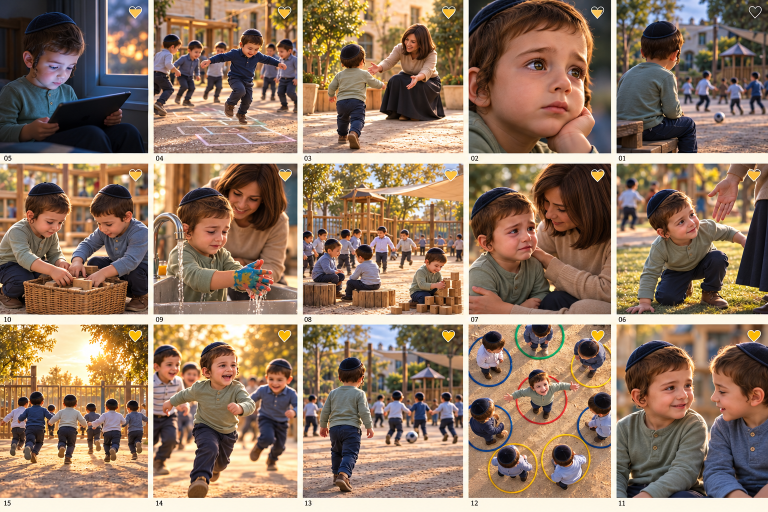
#> input picture shrir/assets/source/storyboard.png, 1536 x 1024 px (shown at 1/2 size)
$ python prepare_assets.py
#> lines starting #> are read from the running program, lines starting #| are printed output that depends on the picture; after the words box and inside, x2 and y2 are one past the last pixel; in counts of white or black regions, pixels touching at a corner belong together
#!/usr/bin/env python3
"""Cuts the storyboard into one clean picture per scene.

assets/source/storyboard.png (5 columns × 3 rows, read right-to-left) ->
  assets/scenes/raw/NN.png    exact cell, no margins, separators or scene numbers
  assets/scenes/clean/NN.png  same, with the heart badge in the top-right removed
                              (the film draws its own progress heart)
Then run tools/upscale.py for assets/scenes/hd/.
"""
import os
import cv2, numpy as np
from PIL import Image
from scipy import ndimage

ROOT = os.path.dirname(os.path.dirname(os.path.abspath(__file__)))
CREAM = np.array([254, 247, 232])     # board background


def runs(mask, th):
    out, s = [], None
    for i, v in enumerate(mask > th):
        if v and s is None: s = i
        if not v and s is not None: out.append((s, i - 1)); s = None
    if s is not None: out.append((s, len(mask) - 1))
    return out


def cells(img):
    im = np.asarray(img).astype(int)
    cream = np.abs(im - CREAM).sum(2) < 22
    gx = runs(cream.mean(0), 0.6)            # vertical gutters
    gy = runs(cream.mean(1), 0.6)            # horizontal gutters (with the number strips)
    xs = [0] + [v for g in gx for v in (g[0], g[1] + 1)] + [im.shape[1]]
    ys = [0] + [v for g in gy for v in (g[0], g[1] + 1)] + [im.shape[0]]
    cols = [(xs[i], xs[i + 1]) for i in range(0, len(xs) - 1, 2) if xs[i + 1] - xs[i] > 100]
    rows = [(ys[i], ys[i + 1]) for i in range(0, len(ys) - 1, 2) if ys[i + 1] - ys[i] > 100]
    assert len(cols) == 5 and len(rows) == 3, (cols, rows)
    loose = np.abs(im - CREAM).sum(2) < 40
    out = []
    for y0, y1 in rows:
        for x0, x1 in reversed(cols):        # scene 01 is the rightmost cell
            sub = ~loose[y0:y1, x0:x1]
            r = np.where(sub.mean(1) > 0.9)[0]
            c = np.where(sub.mean(0) > 0.9)[0]
            # a bright sky can read as board colour: only trust trims of a few pixels
            ty0 = y0 + (r[0] if r[0] < 8 else 0); ty1 = y0 + (r[-1] if y1 - y0 - r[-1] < 8 else y1 - y0 - 1)
            tx0 = x0 + (c[0] if c[0] < 8 else 0); tx1 = x0 + (c[-1] if x1 - x0 - c[-1] < 8 else x1 - x0 - 1)
            out.append((tx0 + 2, ty0 + 2, tx1 - 1, ty1 - 1))   # drop the anti-aliased edge
    return out


def ring_mask(reg):
    sat = reg.max(2) - reg.min(2)
    return ndimage.binary_closing((reg.min(2) > 170) & (sat < 60), iterations=1)


def heart_from_ring(ring):
    full = ndimage.binary_fill_holes(ring)
    lab, n = ndimage.label(full)
    if n == 0: return full
    sizes = ndimage.sum(full, lab, range(1, n + 1))
    return lab == (np.argmax(sizes) + 1)


def main():
    img = Image.open(os.path.join(ROOT, 'assets/source/storyboard.png')).convert('RGB')
#> img is the input picture: PIL image 1536x1024 RGB; mean R, G, B 145.1, 120.1, 100.3
    for d in ('raw', 'clean'):
        os.makedirs(os.path.join(ROOT, 'assets/scenes', d), exist_ok=True)
    boxes = cells(img)
#> in cells, `cream = np.abs(im - CREAM).sum(2) < 22`:
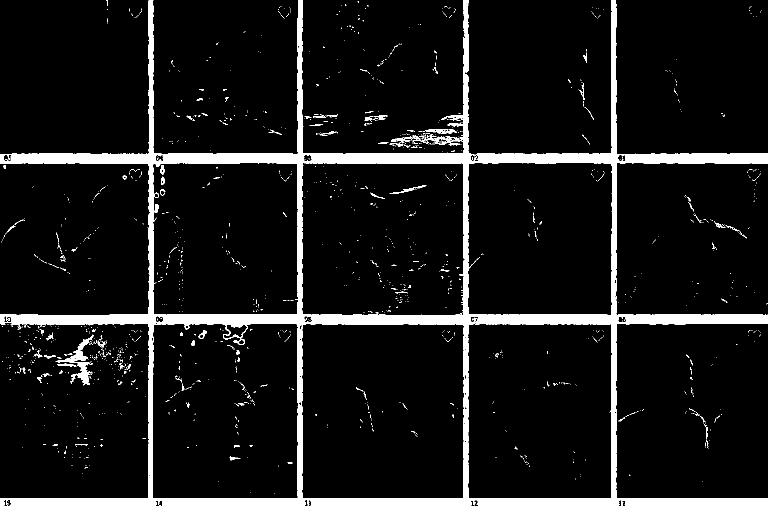
#> cream: shape (1024, 1536) bool (shown at 1/2 size); 9.5% white; 1460 white regions (1370 under 20 px), largest, box (x1, y1, x2, y2) and area: (0, 0, 1536, 1024) 138337, (111, 669, 187, 770) 1692, (851, 258, 914, 268) 334
#> after the loop in runs, `for i, v in enumerate(mask > th):`: out = [(297, 306), (595, 604), (927, 936), (1223, 1232)]
#> in cells, `gy = runs(cream.mean(1), 0.6)`: gy = [(307, 326), (629, 647), (996, 1023)]
#> in cells, `xs = [0] + [v for g in gx for v in (g[0], g[1] + 1)] + [im.shape[1]]`: xs = [0, 297, 307, 595, 605, 927, 937, 1223, 1233, 1536]
#> in cells, `ys = [0] + [v for g in gy for v in (g[0], g[1] + 1)] + [im.shape[0]]`: ys = [0, 307, 327, 629, 648, 996, 1024, 1024]
#> in cells, `cols = [(xs[i], xs[i + 1]) for i in range(0, len(xs) - 1, 2) if xs[i +..`: cols = [(0, 297), (307, 595), (605, 927), (937, 1223), (1233, 1536)]
#> in cells, `rows = [(ys[i], ys[i + 1]) for i in range(0, len(ys) - 1, 2) if ys[i +..`: rows = [(0, 307), (327, 629), (648, 996)]
#> in cells, `loose = np.abs(im - CREAM).sum(2) < 40`:
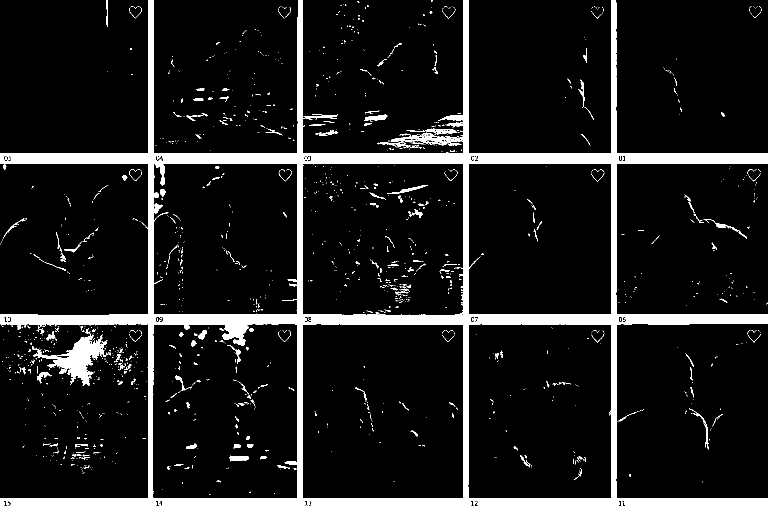
#> loose: shape (1024, 1536) bool (shown at 1/2 size); 10.7% white; 1458 white regions (1272 under 20 px), largest, box (x1, y1, x2, y2) and area: (0, 0, 1536, 1024) 146248, (64, 667, 217, 771) 5110, (850, 257, 915, 269) 428
#> the loop in cells, `for y0, y1 in rows:` made 3 passes
#> after the loop in cells, `for y0, y1 in rows:`: out = 15 items, first 6: (1235, 2, 1534, 305), (939, 2, 1220, 305), (608, 2, 925, 304), (309, 2, 593, 305), (2, 2, 295, 305), (1235, 329, 1534, 627)
#> boxes has the same summary as out in cells
    for n, box in enumerate(boxes, 1):
        img.crop(box).save(os.path.join(ROOT, f'assets/scenes/raw/{n:02d}.png'))
        print(f'{n:02d}', box)
#> this loop made 15 passes
#> box on passes 1 to 12: (1235, 2, 1534, 305), (939, 2, 1220, 305), (608, 2, 925, 304), (309, 2, 593, 305), (2, 2, 295, 305), (1235, 329, 1534, 627), (940, 329, 1220, 627), (608, 329, 925, 627), (309, 329, 593, 627), (2, 329, 294, 627), (1235, 651, 1534, 994), (939, 651, 1220, 994)
#| 01 (1235, 2, 1534, 305)
#| 02 (939, 2, 1220, 305)
#| 03 (608, 2, 925, 304)
#| 04 (309, 2, 593, 305)
#| 05 (2, 2, 295, 305)
#| 06 (1235, 329, 1534, 627)
#| 07 (940, 329, 1220, 627)
#| 08 (608, 329, 925, 627)
#> (further printed lines are left out)
#> pass 2, in main, `img.crop(box).save(os.path.join(ROOT, f'assets/scenes/raw/{n:02d}.png'))`:
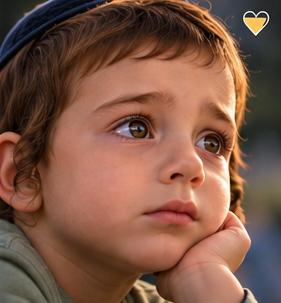
#> saved as 02.png: PIL image 281x303 RGB; mean R, G, B 125, 86.7, 69.5

    # reference heart shape from a cell whose badge outline is closed
    ref = cv2.imread(os.path.join(ROOT, 'assets/scenes/raw/10.png')).astype(int)
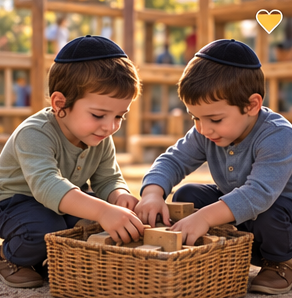
#> ref: shape (298, 292, 3) int64; mean B, G, R 76.1, 97.5, 131
    w = ref.shape[1]
#> w = 292
    tpl = heart_from_ring(ring_mask(ref[5:42, w - 42:w - 5]))
#> in ring_mask, `return ndimage.binary_closing((reg.min(2) > 170) & (sat < 60), iterati..`: returned value: shape (37, 37) bool; 8.9% white in thin lines or dots, all inside (x1, y1, x2, y2) = (1, 5, 32, 30)
#> in heart_from_ring, `full = ndimage.binary_fill_holes(ring)`: full: shape (37, 37) bool; 33.4% white; 3 white regions (1 under 20 px), largest, box (x1, y1, x2, y2) and area: (6, 5, 32, 29) 428, (1, 16, 5, 25) 23
#> in heart_from_ring, `lab, n = ndimage.label(full)`:
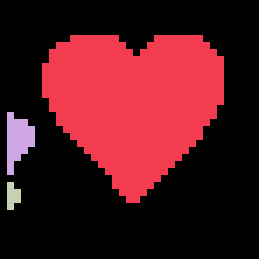
#> lab: shape (37, 37) int32 (shown 7 times larger); 4 distinct labels, from 0 to 3; one colour per label, 0 black
#> in heart_from_ring, `lab, n = ndimage.label(full)`: n = 3
#> in heart_from_ring, `sizes = ndimage.sum(full, lab, range(1, n + 1))`: sizes = [428, 23, 6]
#> in heart_from_ring, `return lab == (np.argmax(sizes) + 1)`: returned value: shape (37, 37) bool; 31.3% white; 1 white region, box (x1, y1, x2, y2) and area: (6, 5, 32, 29) 428
    ys, xs = np.where(tpl)
#> ys = 428 values from 5 to 28; xs = 428 values, max 31 at index 80, min 6 at index 81, mean 18.7
    tpl = tpl[ys.min():ys.max() + 1, xs.min():xs.max() + 1]
#> tpl: shape (24, 26) bool; 68.6% white; 5 black regions (3 under 20 px), largest, box (x1, y1, x2, y2) and area: (0, 9, 12, 24) 91, (14, 10, 26, 24) 82
    tpl_outline = tpl & ~ndimage.binary_erosion(tpl, iterations=2)
#> tpl_outline: shape (24, 26) bool; 20.5% white in thin lines or dots
    for n in range(1, len(boxes) + 1):
        im = cv2.imread(os.path.join(ROOT, f'assets/scenes/raw/{n:02d}.png'))
#> im: shape (303, 299, 3)
        H, W = im.shape[:2]
#> H = 303; W = 299
        x0, y0, x1, y1 = W - 42, 5, W - 5, 42
#> x0 = 257; y0 = 5; x1 = 294; y1 = 42
        ring = ring_mask(im[y0:y1, x0:x1].astype(int))
#> in ring_mask (call 2), `return ndimage.binary_closing((reg.min(2) > 170) & (sat < 60), iterati..`: returned value: shape (37, 37) bool; 6.3% white in thin lines or dots, all inside (x1, y1, x2, y2) = (6, 5, 31, 30)
        full = heart_from_ring(ring)
#> in heart_from_ring (call 2), `full = ndimage.binary_fill_holes(ring)`: full: shape (37, 37) bool; 29.8% white; 1 white region, box (x1, y1, x2, y2) and area: (6, 5, 31, 30) 408
        if full.sum() < 300:   # outline not closed on a bright background: place the reference shape
            res = cv2.matchTemplate(ring.astype(np.float32), tpl_outline.astype(np.float32), cv2.TM_CCORR)
            _, _, _, (px, py) = cv2.minMaxLoc(res)
            full = np.zeros_like(ring); full[py:py + tpl.shape[0], px:px + tpl.shape[1]] = tpl
        m = np.zeros((H, W), np.uint8); m[y0:y1, x0:x1] = full * 255
#> after `m[y0:y1, x0:x1] = full * 255`: m: shape (303, 299); 0.45% white; 1 white region, box (x1, y1, x2, y2) and area: (263, 10, 288, 35) 408
        m = cv2.dilate(m, np.ones((3, 3), np.uint8), iterations=2)
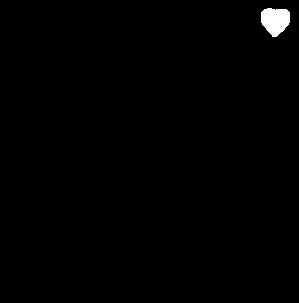
#> m: shape (303, 299); 0.7% white; 1 white region, box (x1, y1, x2, y2) and area: (261, 8, 290, 37) 632
        cv2.imwrite(os.path.join(ROOT, f'assets/scenes/clean/{n:02d}.png'), cv2.inpaint(im, m, 4, cv2.INPAINT_TELEA))
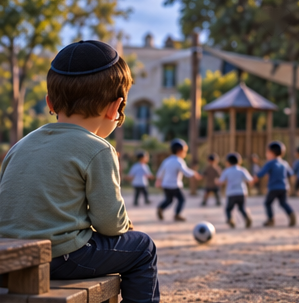
#> saved as 01.png: shape (303, 299, 3); mean B, G, R 88.8, 92.2, 101.7


if __name__ == '__main__':
    main()
